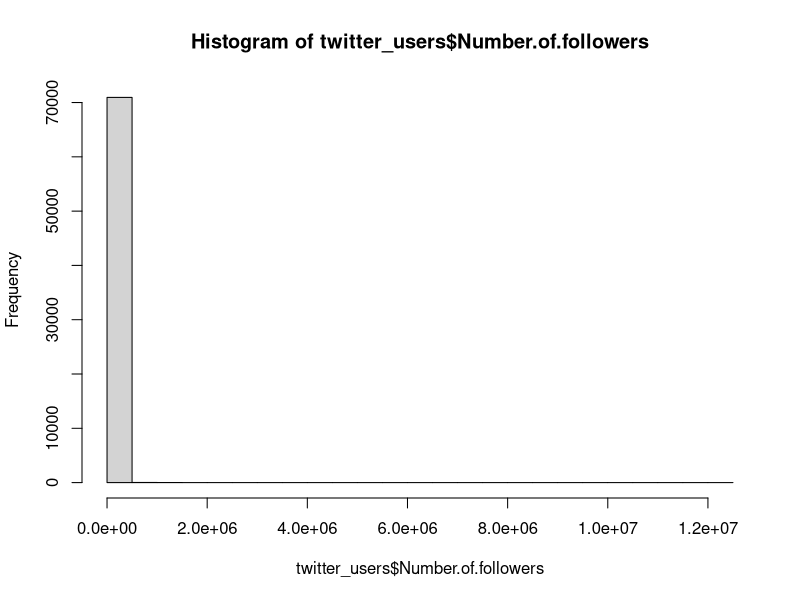
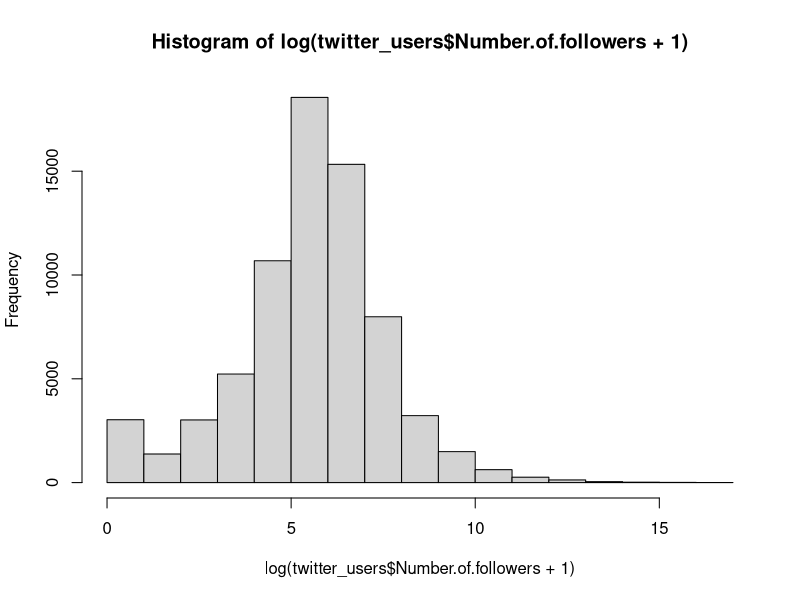
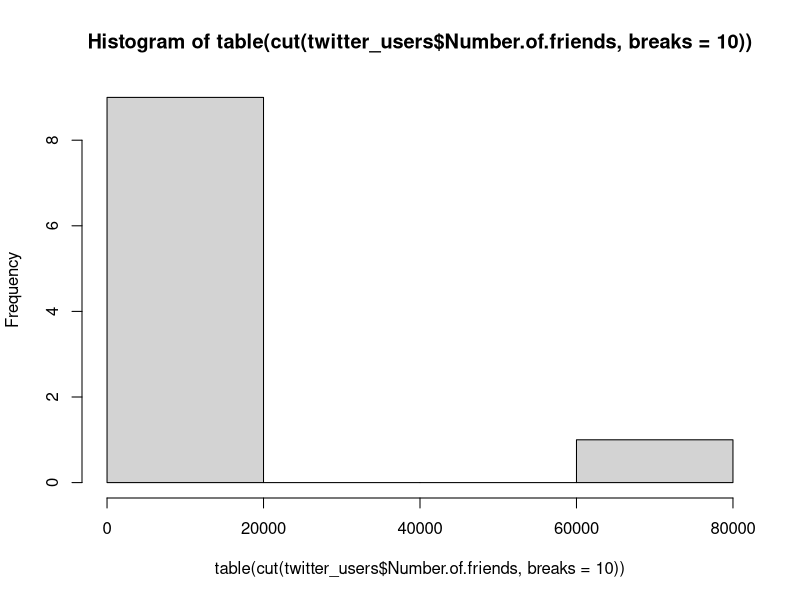
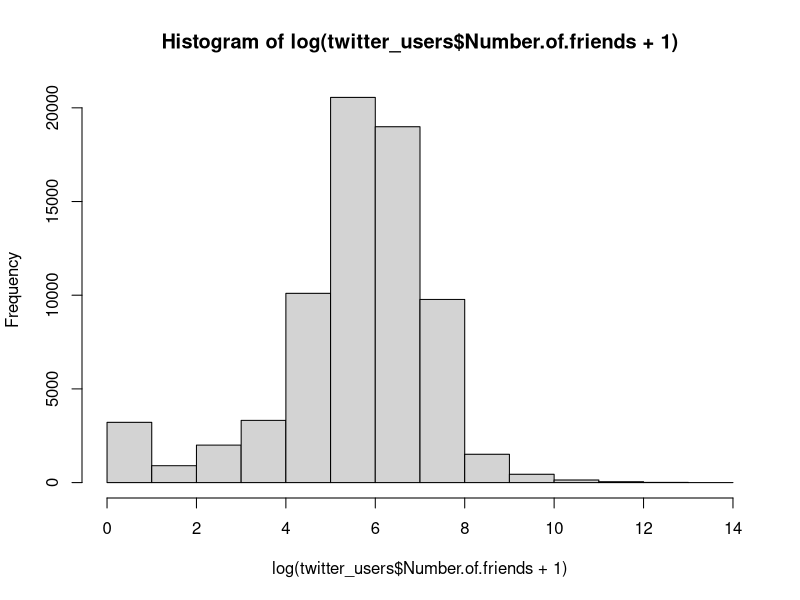
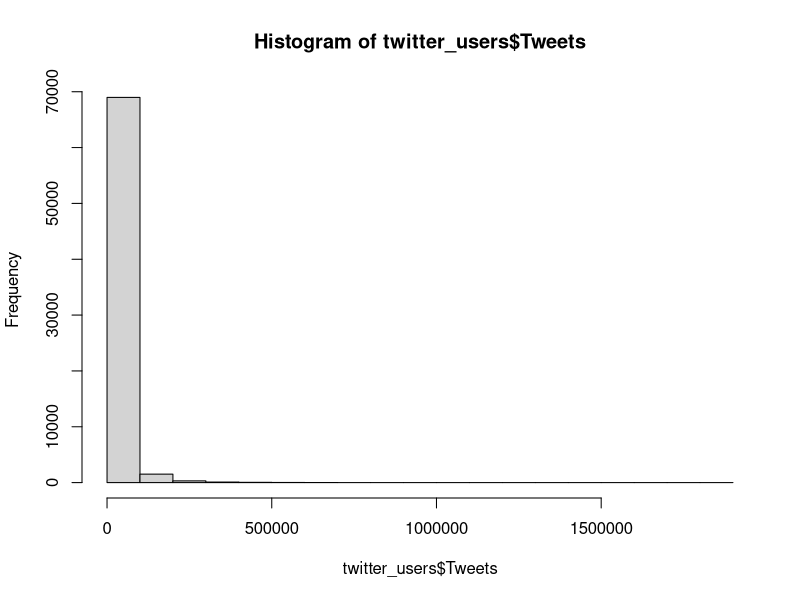
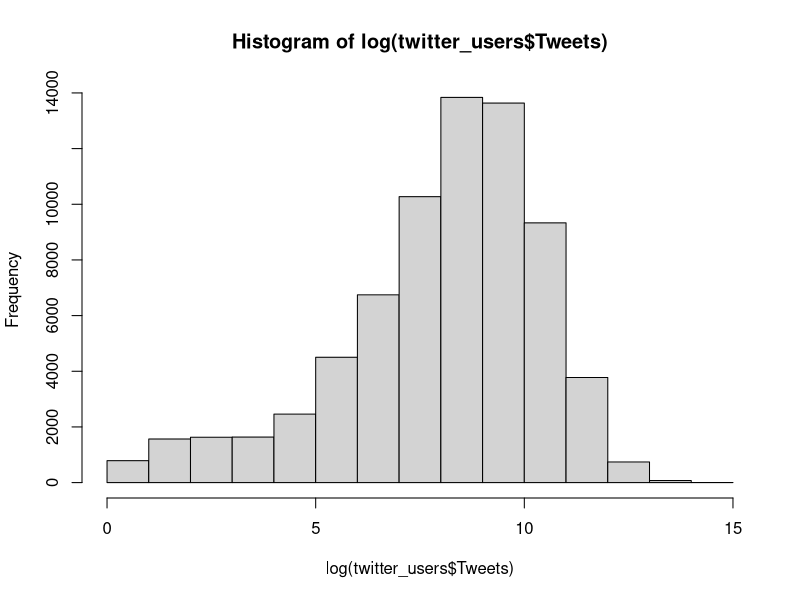
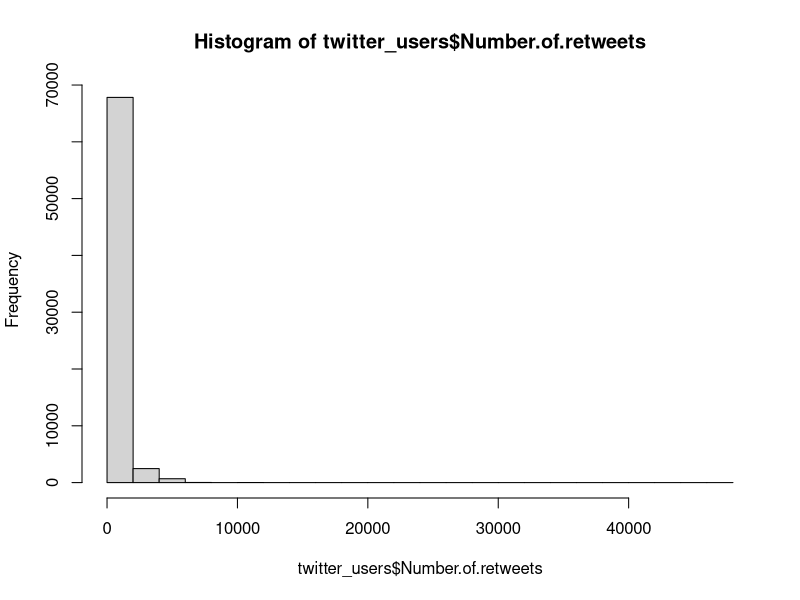

Source code (R) for these figures, in order:
#' This is a special R script which can be used to generate a report. You can
#' write normal text in roxygen comments.
#' 
#' First we set up some options (you do not have to do this):

#+ setup, include=FALSE
library(knitr)
opts_chunk$set(fig.path='figure/silk-')

set.seed(123)
twitter_users <- read.csv("TwitterUsers.csv", stringsAsFactors = FALSE)

#' It is usually convenient to cap the max rank to a number.
#' However in the next lines we use the total number of users.
max_rank <- 1000
max_rank <- log(nrow(twitter_users))

#' It makes sense to filter out users who have no followers or tweets to remove bots.
twitter_users <- twitter_users[, ]

hist(twitter_users$Number.of.followers)
hist(log(twitter_users$Number.of.followers + 1))

hist(table(cut(twitter_users$Number.of.friends, breaks = 10)))
hist(log(twitter_users$Number.of.friends + 1))

hist(twitter_users$Tweets)
hist(log(twitter_users$Tweets))

hist(twitter_users$Number.of.retweets)

#' number.of.followers - numfriends + numtweets * numretweets
#' rank <- exp(max_rank * score)
#' convert all values to log except retweets
#' normalize to z-score
#' calculate percentile with pnorm
#' tweet/retweet
#' followers/friends
#' --- remove zero followers and tweets
twitter_users$log_followers <- log(twitter_users$Number.of.followers + 1)
twitter_users$Number.of.followers <- NULL
twitter_users$log_friends <- log(twitter_users$Number.of.friends + 1)
twitter_users$Number.of.friends <- NULL
twitter_users$log_tweets <- log(twitter_users$Tweets + 1)
twitter_users$Tweets <- NULL
twitter_users$log_retweets <- log(twitter_users$Number.of.retweets + 1)
twitter_users$Number.of.retweets <- NULL

twitter_users$log_followers_z <- scale(twitter_users$log_followers)
twitter_users$log_friends_z <- scale(twitter_users$log_friends)
twitter_users$log_tweets_z <- scale(twitter_users$log_tweets)
twitter_users$log_retweets_z <- scale(twitter_users$log_retweets)

twitter_users$log_followers_p <- pnorm(twitter_users$log_followers_z)
twitter_users$log_friends_p <- pnorm(twitter_users$log_friends_z)
twitter_users$log_tweets_p <- pnorm(twitter_users$log_tweets_z)
twitter_users$log_retweets_p <- pnorm(twitter_users$log_retweets_z)

twitter_users$score <- twitter_users$log_followers_p - twitter_users$log_friends_p + twitter_users$log_tweets_p * twitter_users$log_retweets_p
twitter_users$score = (twitter_users$score - min(twitter_users$score)) / (max(twitter_users$score) - min(twitter_users$score))

twitter_users$rank <- exp(max_rank * twitter_users$score)